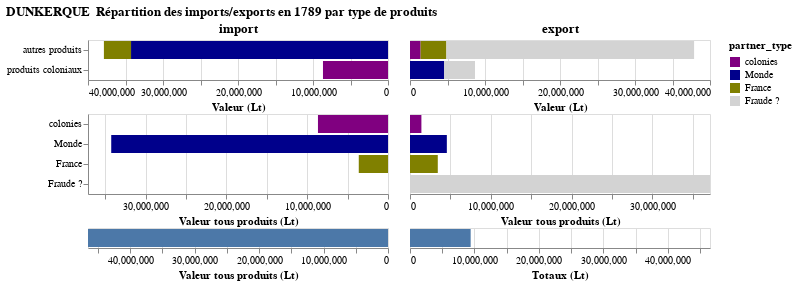
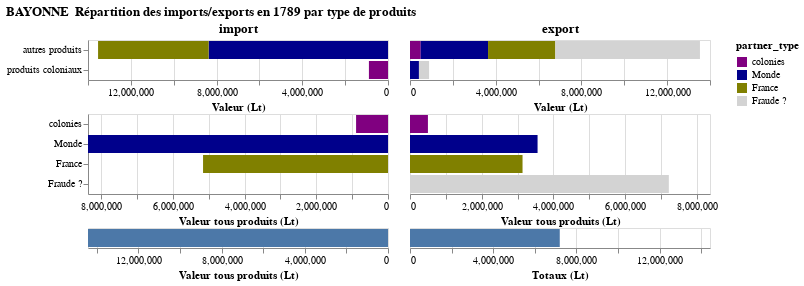
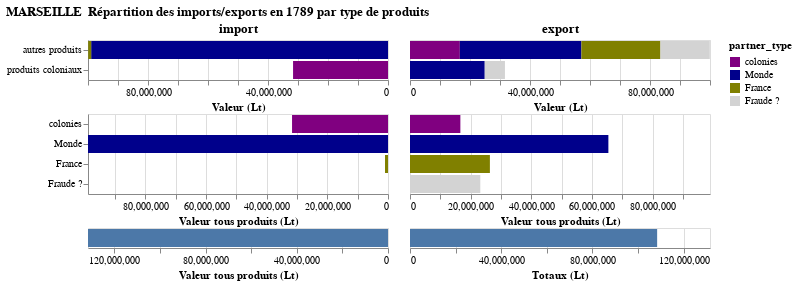
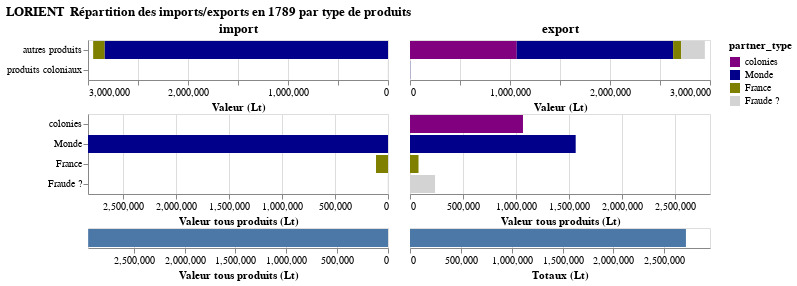

Source (notebook cell) for these figures, in order:
### Markdown cell above
## Différence entre Importations et Exportations des produits coloniaux/autres

Dans TOFLIT18, les statistiques des ports francs en 1789 décrivent toutes les importations mais uniqument les exportations de produits coloniaux.
Aussi si l'on calcule la différence entre importations et les exportations, on estime la masse des flux qui : 
- pour les produits non coloniaux : les réexportations vers le monde
- pour les produits coloniaux : le volume d'exportations non déclarées (fraude)

En utilisant la classification Reexportation qui isole les produits qui sont probablement des produits coloniaux on compare les valeurs des importations et des exportations pour les ports francs.

Pour Dunkerque on constate une part très importante d'exportations manquante des produits coloniaux.

Pour Marseille, les différences sont bien moins importantes en valeur. Il semble y avoir tout de même une part de fraude dans les réexportations des produits coloniaux. A moins que cette part soit due à une transformation par l'industrie locale avatn réexporation transformée.

Pour Lorient, si il y a une légère anomalie également dans la réexportation des produits coloniaux il y a surtout une différence importante entre les deux autre catégories.

Pour Bayonne il semble il y avoir un problème dans les statistiques. A étudier.

### Code cell
for city in ["Dunkerque", "Bayonne", "Marseille", "Lorient"]:
    pyramide_port_franc(city, data[city]["total_trade"],"product_type", "partner_type", "type de produits")

### Figure 1 — Vega-Lite specification as saved in the notebook (floating-point values rounded to 4 significant figures)
{"data": {"values": [{"importsexports": "Exports", "partner_type": "colonies", "port": "Dunkerque", "product_type": "autres produits", "value": 1411503}, {"importsexports": "Imports", "partner_type": "colonies", "port": "Dunkerque", "product_type": "produits coloniaux", "value": 8670155}, {"importsexports": "Imports", "partner_type": "Monde", "port": "Dunkerque", "product_type": "autres produits", "value": 34261785}, {"importsexports": "Exports", "partner_type": "Monde", "port": "Dunkerque", "product_type": "produits coloniaux", "value": 4560525}, {"importsexports": "Exports", "partner_type": "France", "port": "Dunkerque", "product_type": "autres produits", "value": 3440000.0}, {"importsexports": "Imports", "partner_type": "France", "port": "Dunkerque", "product_type": "autres produits", "value": 3618000.0}, {"importsexports": "Exports", "partner_type": "Fraude ?", "port": "Dunkerque", "product_type": "autres produits", "value": 33030000.0}, {"importsexports": "Exports", "partner_type": "Fraude ?", "port": "Dunkerque", "product_type": "produits coloniaux", "value": 4109630}]}, "spacing": 0, "title": "DUNKERQUE\n Répartition des imports/exports en 1789 par type de produits", "vconcat": [{"hconcat": [{"encoding": {"color": {"field": "partner_type", "scale": {"domain": ["colonies", "Monde", "France", "Fraude ?"], "range": ["purple", "darkblue", "olive", "lightgrey", "darkgrey"]}, "type": "nominal"}, "order": {"expr": "-1*indexof(['colonies', 'Monde', 'France', 'Fraude ?'], datum.partner_type)", "type": "ordinal"}, "x": {"field": "value", "sort": "descending", "title": "Valeur (Lt)", "type": "quantitative"}, "y": {"field": "product_type", "sort": "-x", "title": null, "type": "ordinal"}}, "mark": {"tooltip": {"content": "data"}, "type": "bar"}, "title": "import", "transform": [{"filter": {"equal": "Imports", "field": "importsexports"}}]}, {"encoding": {"color": {"field": "partner_type", "scale": {"domain": ["colonies", "Monde", "France", "Fraude ?"], "range": ["purple", "darkblue", "olive", "lightgrey", "darkgrey"]}, "sort": ["colonies", "Monde", "France", "Fraude ?"], "type": "nominal"}, "order": {"expr": "indexof(['colonies', 'Monde', 'France', 'Fraude ?'], datum.partner_type)", "type": "ordinal"}, "x": {"field": "value", "title": "Valeur (Lt)", "type": "quantitative"}, "y": {"axis": null, "field": "product_type", "sort": "-x", "title": null, "type": "ordinal"}}, "mark": {"tooltip": {"content": "data"}, "type": "bar"}, "title": "export", "transform": [{"filter": {"equal": "Exports", "field": "importsexports"}}]}]}, {"hconcat": [{"encoding": {"color": {"field": "partner_type", "scale": {"domain": ["colonies", "Monde", "France", "Fraude ?"], "range": ["purple", "darkblue", "olive", "lightgrey", "darkgrey"]}, "sort": ["colonies", "Monde", "France", "Fraude ?"], "type": "nominal"}, "x": {"field": "total_value", "scale": {"domain": [0, 37140000.0]}, "sort": "descending", "title": "Valeur tous produits (Lt)", "type": "quantitative"}, "y": {"field": "partner_type", "scale": {"domain": ["colonies", "Monde", "France", "Fraude ?"]}, "sort": ["colonies", "Monde", "France", "Fraude ?"], "title": null, "type": "ordinal"}}, "mark": {"tooltip": {"content": "data"}, "type": "bar"}, "transform": [{"filter": {"equal": "Imports", "field": "importsexports"}}, {"aggregate": [{"as": "total_value", "field": "value", "op": "sum"}], "groupby": ["partner_type"]}]}, {"encoding": {"color": {"field": "partner_type", "scale": {"domain": ["colonies", "Monde", "France", "Fraude ?"], "range": ["purple", "darkblue", "olive", "lightgrey", "darkgrey"]}, "sort": ["colonies", "Monde", "France", "Fraude ?"], "type": "nominal"}, "x": {"field": "total_value", "scale": {"domain": [0, 37140000.0]}, "sort": "ascending", "title": "Valeur tous produits (Lt)", "type": "quantitative"}, "y": {"axis": null, "field": "partner_type", "scale": {"domain": ["colonies", "Monde", "France", "Fraude ?"]}, "sort": ["colonies", "Monde", "France", "Fraude ?"], "title": null, "type": "ordinal"}}, "mark": {"tooltip": {"content": "data"}, "type": "bar"}, "transform": [{"filter": {"equal": "Exports", "field": "importsexports"}}, {"aggregate": [{"as": "total_value", "field": "value", "op": "sum"}], "groupby": ["partner_type"]}]}]}, {"hconcat": [{"encoding": {"x": {"field": "total_value", "scale": {"domain": [0, 46550000.0]}, "sort": "descending", "title": "Valeur tous produits (Lt)", "type": "quantitative"}}, "mark": {"tooltip": {"content": "data"}, "type": "bar"}, "transform": [{"filter": {"equal": "Imports", "field": "importsexports"}}, {"filter": "indexof(datum.partner_type,'?')==-1"}, {"aggregate": [{"as": "total_value", "field": "value", "op": "sum"}]}]}, {"encoding": {"x": {"field": "total_value", "scale": {"domain": [0, 46550000.0]}, "sort": "ascending", "title": "Totaux (Lt)", "type": "quantitative"}}, "mark": {"tooltip": {"content": "data"}, "type": "bar"}, "transform": [{"filter": {"equal": "Exports", "field": "importsexports"}}, {"filter": "indexof(datum.partner_type,'?')==-1"}, {"aggregate": [{"as": "total_value", "field": "value", "op": "sum"}]}]}]}]}

### Figure 2 — Vega-Lite specification as saved in the notebook (floating-point values rounded to 4 significant figures)
{"data": {"values": [{"importsexports": "Exports", "partner_type": "colonies", "port": "Bayonne", "product_type": "autres produits", "value": 500164}, {"importsexports": "Imports", "partner_type": "colonies", "port": "Bayonne", "product_type": "produits coloniaux", "value": 890608}, {"importsexports": "Exports", "partner_type": "Monde", "port": "Bayonne", "product_type": "autres produits", "value": 3141882}, {"importsexports": "Imports", "partner_type": "Monde", "port": "Bayonne", "product_type": "autres produits", "value": 8370185}, {"importsexports": "Exports", "partner_type": "Monde", "port": "Bayonne", "product_type": "produits coloniaux", "value": 417384}, {"importsexports": "Imports", "partner_type": "France", "port": "Bayonne", "product_type": "autres produits", "value": 5160000.0}, {"importsexports": "Exports", "partner_type": "France", "port": "Bayonne", "product_type": "autres produits", "value": 3140000.0}, {"importsexports": "Exports", "partner_type": "Fraude ?", "port": "Bayonne", "product_type": "autres produits", "value": 6749000.0}, {"importsexports": "Exports", "partner_type": "Fraude ?", "port": "Bayonne", "product_type": "produits coloniaux", "value": 473224}]}, "spacing": 0, "title": "BAYONNE\n Répartition des imports/exports en 1789 par type de produits", "vconcat": [{"hconcat": [{"encoding": {"color": {"field": "partner_type", "scale": {"domain": ["colonies", "Monde", "France", "Fraude ?"], "range": ["purple", "darkblue", "olive", "lightgrey", "darkgrey"]}, "type": "nominal"}, "order": {"expr": "-1*indexof(['colonies', 'Monde', 'France', 'Fraude ?'], datum.partner_type)", "type": "ordinal"}, "x": {"field": "value", "sort": "descending", "title": "Valeur (Lt)", "type": "quantitative"}, "y": {"field": "product_type", "sort": "-x", "title": null, "type": "ordinal"}}, "mark": {"tooltip": {"content": "data"}, "type": "bar"}, "title": "import", "transform": [{"filter": {"equal": "Imports", "field": "importsexports"}}]}, {"encoding": {"color": {"field": "partner_type", "scale": {"domain": ["colonies", "Monde", "France", "Fraude ?"], "range": ["purple", "darkblue", "olive", "lightgrey", "darkgrey"]}, "sort": ["colonies", "Monde", "France", "Fraude ?"], "type": "nominal"}, "order": {"expr": "indexof(['colonies', 'Monde', 'France', 'Fraude ?'], datum.partner_type)", "type": "ordinal"}, "x": {"field": "value", "title": "Valeur (Lt)", "type": "quantitative"}, "y": {"axis": null, "field": "product_type", "sort": "-x", "title": null, "type": "ordinal"}}, "mark": {"tooltip": {"content": "data"}, "type": "bar"}, "title": "export", "transform": [{"filter": {"equal": "Exports", "field": "importsexports"}}]}]}, {"hconcat": [{"encoding": {"color": {"field": "partner_type", "scale": {"domain": ["colonies", "Monde", "France", "Fraude ?"], "range": ["purple", "darkblue", "olive", "lightgrey", "darkgrey"]}, "sort": ["colonies", "Monde", "France", "Fraude ?"], "type": "nominal"}, "x": {"field": "total_value", "scale": {"domain": [0, 8370185]}, "sort": "descending", "title": "Valeur tous produits (Lt)", "type": "quantitative"}, "y": {"field": "partner_type", "scale": {"domain": ["colonies", "Monde", "France", "Fraude ?"]}, "sort": ["colonies", "Monde", "France", "Fraude ?"], "title": null, "type": "ordinal"}}, "mark": {"tooltip": {"content": "data"}, "type": "bar"}, "transform": [{"filter": {"equal": "Imports", "field": "importsexports"}}, {"aggregate": [{"as": "total_value", "field": "value", "op": "sum"}], "groupby": ["partner_type"]}]}, {"encoding": {"color": {"field": "partner_type", "scale": {"domain": ["colonies", "Monde", "France", "Fraude ?"], "range": ["purple", "darkblue", "olive", "lightgrey", "darkgrey"]}, "sort": ["colonies", "Monde", "France", "Fraude ?"], "type": "nominal"}, "x": {"field": "total_value", "scale": {"domain": [0, 8370185]}, "sort": "ascending", "title": "Valeur tous produits (Lt)", "type": "quantitative"}, "y": {"axis": null, "field": "partner_type", "scale": {"domain": ["colonies", "Monde", "France", "Fraude ?"]}, "sort": ["colonies", "Monde", "France", "Fraude ?"], "title": null, "type": "ordinal"}}, "mark": {"tooltip": {"content": "data"}, "type": "bar"}, "transform": [{"filter": {"equal": "Exports", "field": "importsexports"}}, {"aggregate": [{"as": "total_value", "field": "value", "op": "sum"}], "groupby": ["partner_type"]}]}]}, {"hconcat": [{"encoding": {"x": {"field": "total_value", "scale": {"domain": [0, 14420000.0]}, "sort": "descending", "title": "Valeur tous produits (Lt)", "type": "quantitative"}}, "mark": {"tooltip": {"content": "data"}, "type": "bar"}, "transform": [{"filter": {"equal": "Imports", "field": "importsexports"}}, {"filter": "indexof(datum.partner_type,'?')==-1"}, {"aggregate": [{"as": "total_value", "field": "value", "op": "sum"}]}]}, {"encoding": {"x": {"field": "total_value", "scale": {"domain": [0, 14420000.0]}, "sort": "ascending", "title": "Totaux (Lt)", "type": "quantitative"}}, "mark": {"tooltip": {"content": "data"}, "type": "bar"}, "transform": [{"filter": {"equal": "Exports", "field": "importsexports"}}, {"filter": "indexof(datum.partner_type,'?')==-1"}, {"aggregate": [{"as": "total_value", "field": "value", "op": "sum"}]}]}]}]}

### Figure 3 — Vega-Lite specification as saved in the notebook (floating-point values rounded to 4 significant figures)
{"data": {"values": [{"importsexports": "Imports", "partner_type": "colonies", "port": "Marseille", "product_type": "produits coloniaux", "value": 31647025}, {"importsexports": "Exports", "partner_type": "colonies", "port": "Marseille", "product_type": "autres produits", "value": 16611629}, {"importsexports": "Exports", "partner_type": "Monde", "port": "Marseille", "product_type": "produits coloniaux", "value": 24912626}, {"importsexports": "Exports", "partner_type": "Monde", "port": "Marseille", "product_type": "autres produits", "value": 40520000.0}, {"importsexports": "Imports", "partner_type": "Monde", "port": "Marseille", "product_type": "autres produits", "value": 98940000.0}, {"importsexports": "Exports", "partner_type": "France", "port": "Marseille", "product_type": "autres produits", "value": 26350000.0}, {"importsexports": "Imports", "partner_type": "France", "port": "Marseille", "product_type": "autres produits", "value": 983800.0}, {"importsexports": "Exports", "partner_type": "Fraude ?", "port": "Marseille", "product_type": "produits coloniaux", "value": 6734399}, {"importsexports": "Exports", "partner_type": "Fraude ?", "port": "Marseille", "product_type": "autres produits", "value": 16450000.0}]}, "spacing": 0, "title": "MARSEILLE\n Répartition des imports/exports en 1789 par type de produits", "vconcat": [{"hconcat": [{"encoding": {"color": {"field": "partner_type", "scale": {"domain": ["colonies", "Monde", "France", "Fraude ?"], "range": ["purple", "darkblue", "olive", "lightgrey", "darkgrey"]}, "type": "nominal"}, "order": {"expr": "-1*indexof(['colonies', 'Monde', 'France', 'Fraude ?'], datum.partner_type)", "type": "ordinal"}, "x": {"field": "value", "sort": "descending", "title": "Valeur (Lt)", "type": "quantitative"}, "y": {"field": "product_type", "sort": "-x", "title": null, "type": "ordinal"}}, "mark": {"tooltip": {"content": "data"}, "type": "bar"}, "title": "import", "transform": [{"filter": {"equal": "Imports", "field": "importsexports"}}]}, {"encoding": {"color": {"field": "partner_type", "scale": {"domain": ["colonies", "Monde", "France", "Fraude ?"], "range": ["purple", "darkblue", "olive", "lightgrey", "darkgrey"]}, "sort": ["colonies", "Monde", "France", "Fraude ?"], "type": "nominal"}, "order": {"expr": "indexof(['colonies', 'Monde', 'France', 'Fraude ?'], datum.partner_type)", "type": "ordinal"}, "x": {"field": "value", "title": "Valeur (Lt)", "type": "quantitative"}, "y": {"axis": null, "field": "product_type", "sort": "-x", "title": null, "type": "ordinal"}}, "mark": {"tooltip": {"content": "data"}, "type": "bar"}, "title": "export", "transform": [{"filter": {"equal": "Exports", "field": "importsexports"}}]}]}, {"hconcat": [{"encoding": {"color": {"field": "partner_type", "scale": {"domain": ["colonies", "Monde", "France", "Fraude ?"], "range": ["purple", "darkblue", "olive", "lightgrey", "darkgrey"]}, "sort": ["colonies", "Monde", "France", "Fraude ?"], "type": "nominal"}, "x": {"field": "total_value", "scale": {"domain": [0, 98940000.0]}, "sort": "descending", "title": "Valeur tous produits (Lt)", "type": "quantitative"}, "y": {"field": "partner_type", "scale": {"domain": ["colonies", "Monde", "France", "Fraude ?"]}, "sort": ["colonies", "Monde", "France", "Fraude ?"], "title": null, "type": "ordinal"}}, "mark": {"tooltip": {"content": "data"}, "type": "bar"}, "transform": [{"filter": {"equal": "Imports", "field": "importsexports"}}, {"aggregate": [{"as": "total_value", "field": "value", "op": "sum"}], "groupby": ["partner_type"]}]}, {"encoding": {"color": {"field": "partner_type", "scale": {"domain": ["colonies", "Monde", "France", "Fraude ?"], "range": ["purple", "darkblue", "olive", "lightgrey", "darkgrey"]}, "sort": ["colonies", "Monde", "France", "Fraude ?"], "type": "nominal"}, "x": {"field": "total_value", "scale": {"domain": [0, 98940000.0]}, "sort": "ascending", "title": "Valeur tous produits (Lt)", "type": "quantitative"}, "y": {"axis": null, "field": "partner_type", "scale": {"domain": ["colonies", "Monde", "France", "Fraude ?"]}, "sort": ["colonies", "Monde", "France", "Fraude ?"], "title": null, "type": "ordinal"}}, "mark": {"tooltip": {"content": "data"}, "type": "bar"}, "transform": [{"filter": {"equal": "Exports", "field": "importsexports"}}, {"aggregate": [{"as": "total_value", "field": "value", "op": "sum"}], "groupby": ["partner_type"]}]}]}, {"hconcat": [{"encoding": {"x": {"field": "total_value", "scale": {"domain": [0, 131600000.0]}, "sort": "descending", "title": "Valeur tous produits (Lt)", "type": "quantitative"}}, "mark": {"tooltip": {"content": "data"}, "type": "bar"}, "transform": [{"filter": {"equal": "Imports", "field": "importsexports"}}, {"filter": "indexof(datum.partner_type,'?')==-1"}, {"aggregate": [{"as": "total_value", "field": "value", "op": "sum"}]}]}, {"encoding": {"x": {"field": "total_value", "scale": {"domain": [0, 131600000.0]}, "sort": "ascending", "title": "Totaux (Lt)", "type": "quantitative"}}, "mark": {"tooltip": {"content": "data"}, "type": "bar"}, "transform": [{"filter": {"equal": "Exports", "field": "importsexports"}}, {"filter": "indexof(datum.partner_type,'?')==-1"}, {"aggregate": [{"as": "total_value", "field": "value", "op": "sum"}]}]}]}]}

### Figure 4 — Vega-Lite specification as saved in the notebook (floating-point values rounded to 4 significant figures)
{"data": {"values": [{"importsexports": "Exports", "partner_type": "colonies", "port": "Lorient", "product_type": "autres produits", "value": 1067534}, {"importsexports": "Exports", "partner_type": "Monde", "port": "Lorient", "product_type": "autres produits", "value": 1564000.0}, {"importsexports": "Imports", "partner_type": "Monde", "port": "Lorient", "product_type": "autres produits", "value": 2835000.0}, {"importsexports": "Exports", "partner_type": "Monde", "port": "Lorient", "product_type": "produits coloniaux", "value": 1872}, {"importsexports": "Exports", "partner_type": "France", "port": "Lorient", "product_type": "autres produits", "value": 80460.0}, {"importsexports": "Imports", "partner_type": "France", "port": "Lorient", "product_type": "autres produits", "value": 113600.0}, {"importsexports": "Exports", "partner_type": "Fraude ?", "port": "Lorient", "product_type": "autres produits", "value": 236700.0}, {"importsexports": "Imports", "partner_type": "Fraude ?", "port": "Lorient", "product_type": "produits coloniaux", "value": 1872}]}, "spacing": 0, "title": "LORIENT\n Répartition des imports/exports en 1789 par type de produits", "vconcat": [{"hconcat": [{"encoding": {"color": {"field": "partner_type", "scale": {"domain": ["colonies", "Monde", "France", "Fraude ?"], "range": ["purple", "darkblue", "olive", "lightgrey", "darkgrey"]}, "type": "nominal"}, "order": {"expr": "-1*indexof(['colonies', 'Monde', 'France', 'Fraude ?'], datum.partner_type)", "type": "ordinal"}, "x": {"field": "value", "sort": "descending", "title": "Valeur (Lt)", "type": "quantitative"}, "y": {"field": "product_type", "sort": "-x", "title": null, "type": "ordinal"}}, "mark": {"tooltip": {"content": "data"}, "type": "bar"}, "title": "import", "transform": [{"filter": {"equal": "Imports", "field": "importsexports"}}]}, {"encoding": {"color": {"field": "partner_type", "scale": {"domain": ["colonies", "Monde", "France", "Fraude ?"], "range": ["purple", "darkblue", "olive", "lightgrey", "darkgrey"]}, "sort": ["colonies", "Monde", "France", "Fraude ?"], "type": "nominal"}, "order": {"expr": "indexof(['colonies', 'Monde', 'France', 'Fraude ?'], datum.partner_type)", "type": "ordinal"}, "x": {"field": "value", "title": "Valeur (Lt)", "type": "quantitative"}, "y": {"axis": null, "field": "product_type", "sort": "-x", "title": null, "type": "ordinal"}}, "mark": {"tooltip": {"content": "data"}, "type": "bar"}, "title": "export", "transform": [{"filter": {"equal": "Exports", "field": "importsexports"}}]}]}, {"hconcat": [{"encoding": {"color": {"field": "partner_type", "scale": {"domain": ["colonies", "Monde", "France", "Fraude ?"], "range": ["purple", "darkblue", "olive", "lightgrey", "darkgrey"]}, "sort": ["colonies", "Monde", "France", "Fraude ?"], "type": "nominal"}, "x": {"field": "total_value", "scale": {"domain": [0, 2835000.0]}, "sort": "descending", "title": "Valeur tous produits (Lt)", "type": "quantitative"}, "y": {"field": "partner_type", "scale": {"domain": ["colonies", "Monde", "France", "Fraude ?"]}, "sort": ["colonies", "Monde", "France", "Fraude ?"], "title": null, "type": "ordinal"}}, "mark": {"tooltip": {"content": "data"}, "type": "bar"}, "transform": [{"filter": {"equal": "Imports", "field": "importsexports"}}, {"aggregate": [{"as": "total_value", "field": "value", "op": "sum"}], "groupby": ["partner_type"]}]}, {"encoding": {"color": {"field": "partner_type", "scale": {"domain": ["colonies", "Monde", "France", "Fraude ?"], "range": ["purple", "darkblue", "olive", "lightgrey", "darkgrey"]}, "sort": ["colonies", "Monde", "France", "Fraude ?"], "type": "nominal"}, "x": {"field": "total_value", "scale": {"domain": [0, 2835000.0]}, "sort": "ascending", "title": "Valeur tous produits (Lt)", "type": "quantitative"}, "y": {"axis": null, "field": "partner_type", "scale": {"domain": ["colonies", "Monde", "France", "Fraude ?"]}, "sort": ["colonies", "Monde", "France", "Fraude ?"], "title": null, "type": "ordinal"}}, "mark": {"tooltip": {"content": "data"}, "type": "bar"}, "transform": [{"filter": {"equal": "Exports", "field": "importsexports"}}, {"aggregate": [{"as": "total_value", "field": "value", "op": "sum"}], "groupby": ["partner_type"]}]}]}, {"hconcat": [{"encoding": {"x": {"field": "total_value", "scale": {"domain": [0, 2950000.0]}, "sort": "descending", "title": "Valeur tous produits (Lt)", "type": "quantitative"}}, "mark": {"tooltip": {"content": "data"}, "type": "bar"}, "transform": [{"filter": {"equal": "Imports", "field": "importsexports"}}, {"filter": "indexof(datum.partner_type,'?')==-1"}, {"aggregate": [{"as": "total_value", "field": "value", "op": "sum"}]}]}, {"encoding": {"x": {"field": "total_value", "scale": {"domain": [0, 2950000.0]}, "sort": "ascending", "title": "Totaux (Lt)", "type": "quantitative"}}, "mark": {"tooltip": {"content": "data"}, "type": "bar"}, "transform": [{"filter": {"equal": "Exports", "field": "importsexports"}}, {"filter": "indexof(datum.partner_type,'?')==-1"}, {"aggregate": [{"as": "total_value", "field": "value", "op": "sum"}]}]}]}]}
